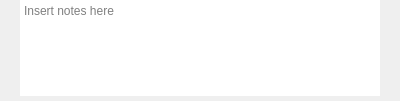
<?xml version="1.0" encoding="UTF-8"?>
<ui version="4.0">
 <class>InstrumentNotes</class>
 <widget class="QWidget" name="InstrumentNotes">
  <property name="geometry">
   <rect>
    <x>0</x>
    <y>0</y>
    <width>400</width>
    <height>101</height>
   </rect>
  </property>
  <property name="sizePolicy">
   <sizepolicy hsizetype="Preferred" vsizetype="Maximum">
    <horstretch>0</horstretch>
    <verstretch>0</verstretch>
   </sizepolicy>
  </property>
  <property name="minimumSize">
   <size>
    <width>0</width>
    <height>100</height>
   </size>
  </property>
  <property name="maximumSize">
   <size>
    <width>16777215</width>
    <height>175</height>
   </size>
  </property>
  <property name="windowTitle">
   <string>Form</string>
  </property>
  <layout class="QVBoxLayout" name="verticalLayout">
   <property name="spacing">
    <number>0</number>
   </property>
   <property name="leftMargin">
    <number>20</number>
   </property>
   <property name="topMargin">
    <number>0</number>
   </property>
   <property name="rightMargin">
    <number>20</number>
   </property>
   <property name="bottomMargin">
    <number>5</number>
   </property>
   <item>
    <widget class="scopy::gui::SubsectionSeparator" name="widgetSubsectionSeparator" native="true">
     <property name="enabled">
      <bool>true</bool>
     </property>
     <property name="minimumSize">
      <size>
       <width>0</width>
       <height>0</height>
      </size>
     </property>
    </widget>
   </item>
   <item>
    <widget class="QTextEdit" name="textEdit">
     <property name="frameShape">
      <enum>QFrame::NoFrame</enum>
     </property>
     <property name="html">
      <string>&lt;!DOCTYPE HTML PUBLIC &quot;-//W3C//DTD HTML 4.0//EN&quot; &quot;http://www.w3.org/TR/REC-html40/strict.dtd&quot;&gt;
&lt;html&gt;&lt;head&gt;&lt;meta name=&quot;qrichtext&quot; content=&quot;1&quot; /&gt;&lt;style type=&quot;text/css&quot;&gt;
p, li { white-space: pre-wrap; }
&lt;/style&gt;&lt;/head&gt;&lt;body style=&quot; font-family:'Ubuntu'; font-size:11pt; font-weight:400; font-style:normal;&quot;&gt;
&lt;p style=&quot;-qt-paragraph-type:empty; margin-top:0px; margin-bottom:0px; margin-left:0px; margin-right:0px; -qt-block-indent:0; text-indent:0px;&quot;&gt;&lt;br /&gt;&lt;/p&gt;&lt;/body&gt;&lt;/html&gt;</string>
     </property>
     <property name="textInteractionFlags">
      <set>Qt::LinksAccessibleByKeyboard|Qt::LinksAccessibleByMouse|Qt::TextBrowserInteraction|Qt::TextEditable|Qt::TextEditorInteraction|Qt::TextSelectableByKeyboard|Qt::TextSelectableByMouse</set>
     </property>
     <property name="placeholderText">
      <string>Insert notes here</string>
     </property>
    </widget>
   </item>
  </layout>
 </widget>
 <customwidgets>
  <customwidget>
   <class>scopy::gui::SubsectionSeparator</class>
   <extends>QWidget</extends>
   <header location="global">scopy/gui/subsection_separator.hpp</header>
   <container>1</container>
  </customwidget>
 </customwidgets>
 <resources/>
 <connections/>
</ui>
